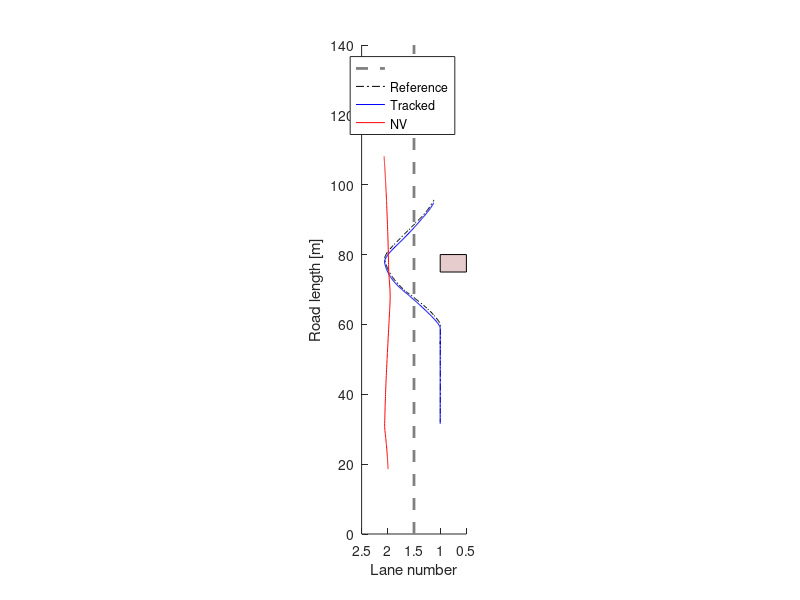
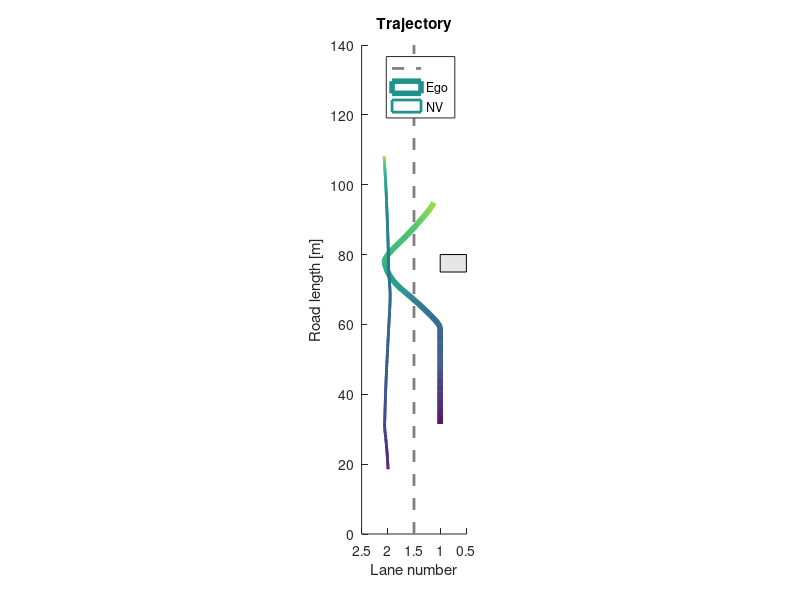

The MATLAB script that drew these images, in order: (Note: this script raises an error after producing the figures.)
% Viranjan Bhattacharyya
% EMC2 Lab Clemson University

clear, clc, close all

% log_data = load("log_jb3.txt");
% log_data = load("log_vb.txt");
% log_data = load("log_az2.txt");
log_data = load("log.txt");
%%
% start = 154;
% fin = 590;
% start = 160;
% fin = 777;
% start = 355;
% fin = 1014;
start = 27;
fin = length(log_data);
X = log_data(start:fin, 1:5);
X_ref = log_data(start:fin, 7:11);
Ua = log_data(start:fin, 12);
Ul = log_data(start:fin, 13);
X_nv = log_data(start:fin, 15:17);
X_obs = log_data(start:fin, 19);
roadlength = 140;
%%
figure(1)
set (gca,'DataAspectRatio',[1 15 1],'Xdir','reverse','Xlim',[0.5 2.5],'Ylim',[0 roadlength])
hold on 
plot([1.5 1.5],[0 roadlength],'--','LineWidth',2,'Color',[0.5 0.5 0.5]) % lane marking
plot(X_ref(:,4),X_ref(:,1),'-.k')
plot(X(:,4),X(:,1),'b')
plot(X_nv(:,3),X_nv(:,1),'r')
rectangle('Position',[0.5 (X_obs(1)-5) 0.5 5],'FaceColor',[0.9 0.8 0.8])
xlabel('Lane number')
ylabel('Road length [m]')
legend('','Reference','Tracked','NV')
%%
figure(2)
set (gca,'DataAspectRatio',[1 15 1],'Xdir','reverse','Xlim',[0.5 2.5],'Ylim',[0 roadlength])
hold on 
plot([1.5 1.5],[0 roadlength],'--','LineWidth',2,'Color',[0.5 0.5 0.5]) % lane marking
l = X(:,4)';
s = X(:,1)';
z = zeros(size(s));
col = 1:(fin - start + 1);
surface([l;l],[s;s],[z;z],[col;col],...
        'facecol','no',...
        'edgecol','interp',...
        'linew',4);
l_nv = X_nv(:,3)';
s_nv = X_nv(:,1)';
surface([l_nv;l_nv],[s_nv;s_nv],[z;z],[col;col],...
        'facecol','no',...
        'edgecol','interp',...
        'linew',2);
rectangle('Position',[0.5 (X_obs(1)-5) 0.5 5],'FaceColor',[0.9 0.9 0.9])
xlabel('Lane number')
ylabel('Road length [m]')
legend('', 'Ego', 'NV')
title('Trajectory')
%%
RMSE = rmse(X_ref, X);
%%
figure(3)
subplot(211)
plot(Ua,'g')
hold on
plot(X(:,3));
ylabel('m/s^2')
legend('Command acceleration','Ego acceleration')
subplot(212)
plot(Ul,'g')
hold on
plot(X(:,4))
ylabel('Lane')
legend('Command lane', 'Ego')
%%
figure(4)
plot(Ua, 'g')
hold on
plot(X(:,3))
plot(X_ref(:,3))
ylim([-2 2])
ylabel('m/s^2')
legend('Commanded acceleration','Ego acceleration','Reference acceleration')
%%
figure(5)
plot(X(:,2))
hold on
plot(X_nv(:,2))
ylabel('m/s')
legend('Ego', 'NV')
title('Speed')
%%
figure(6)
plot(X(:,1))
hold on
plot(X_nv(:,1))
legend('Ego','NV')
ylabel('Longitudinal Position [m]')
xlabel('Time step')
%%
figure(7)
plot(X(:,4))
hold on
plot(X_nv(:,4))
legend('Ego','NV')
ylabel('Lateral Position [m]')
xlabel('Time step')